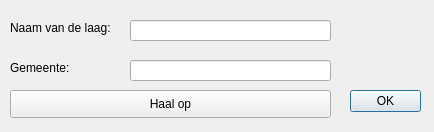
<?xml version="1.0" encoding="UTF-8"?>
<ui version="4.0">
 <class>VerkeersbordenDialogBase</class>
 <widget class="QDialog" name="VerkeersbordenDialogBase">
  <property name="geometry">
   <rect>
    <x>0</x>
    <y>0</y>
    <width>434</width>
    <height>132</height>
   </rect>
  </property>
  <property name="minimumSize">
   <size>
    <width>434</width>
    <height>132</height>
   </size>
  </property>
  <property name="maximumSize">
   <size>
    <width>434</width>
    <height>132</height>
   </size>
  </property>
  <property name="windowTitle">
   <string>Verkeersborden</string>
  </property>
  <widget class="QDialogButtonBox" name="button_box">
   <property name="geometry">
    <rect>
     <x>350</x>
     <y>90</y>
     <width>71</width>
     <height>41</height>
    </rect>
   </property>
   <property name="sizePolicy">
    <sizepolicy hsizetype="Fixed" vsizetype="Expanding">
     <horstretch>0</horstretch>
     <verstretch>0</verstretch>
    </sizepolicy>
   </property>
   <property name="layoutDirection">
    <enum>Qt::LeftToRight</enum>
   </property>
   <property name="orientation">
    <enum>Qt::Vertical</enum>
   </property>
   <property name="standardButtons">
    <set>QDialogButtonBox::Ok</set>
   </property>
  </widget>
  <widget class="QLineEdit" name="layerNameLineEdit">
   <property name="geometry">
    <rect>
     <x>130</x>
     <y>20</y>
     <width>201</width>
     <height>21</height>
    </rect>
   </property>
  </widget>
  <widget class="QLineEdit" name="townCodeLineEdit">
   <property name="geometry">
    <rect>
     <x>130</x>
     <y>60</y>
     <width>201</width>
     <height>21</height>
    </rect>
   </property>
  </widget>
  <widget class="QPushButton" name="fetchDataButton">
   <property name="geometry">
    <rect>
     <x>10</x>
     <y>90</y>
     <width>321</width>
     <height>28</height>
    </rect>
   </property>
   <property name="text">
    <string>Haal op</string>
   </property>
  </widget>
  <widget class="QLabel" name="label">
   <property name="geometry">
    <rect>
     <x>10</x>
     <y>20</y>
     <width>131</width>
     <height>16</height>
    </rect>
   </property>
   <property name="text">
    <string>Naam van de laag:</string>
   </property>
  </widget>
  <widget class="QLabel" name="label_2">
   <property name="geometry">
    <rect>
     <x>10</x>
     <y>60</y>
     <width>131</width>
     <height>16</height>
    </rect>
   </property>
   <property name="text">
    <string>Gemeente:</string>
   </property>
  </widget>
  <widget class="QLabel" name="label_3">
   <property name="geometry">
    <rect>
     <x>350</x>
     <y>20</y>
     <width>71</width>
     <height>61</height>
    </rect>
   </property>
   <property name="minimumSize">
    <size>
     <width>71</width>
     <height>61</height>
    </size>
   </property>
   <property name="text">
    <string/>
   </property>
   <property name="pixmap">
    <pixmap>verkeersborden.svg</pixmap>
   </property>
   <property name="scaledContents">
    <bool>true</bool>
   </property>
  </widget>
 </widget>
 <resources/>
 <connections>
  <connection>
   <sender>button_box</sender>
   <signal>accepted()</signal>
   <receiver>VerkeersbordenDialogBase</receiver>
   <slot>accept()</slot>
   <hints>
    <hint type="sourcelabel">
     <x>20</x>
     <y>20</y>
    </hint>
    <hint type="destinationlabel">
     <x>20</x>
     <y>20</y>
    </hint>
   </hints>
  </connection>
  <connection>
   <sender>button_box</sender>
   <signal>rejected()</signal>
   <receiver>VerkeersbordenDialogBase</receiver>
   <slot>reject()</slot>
   <hints>
    <hint type="sourcelabel">
     <x>20</x>
     <y>20</y>
    </hint>
    <hint type="destinationlabel">
     <x>20</x>
     <y>20</y>
    </hint>
   </hints>
  </connection>
 </connections>
</ui>
